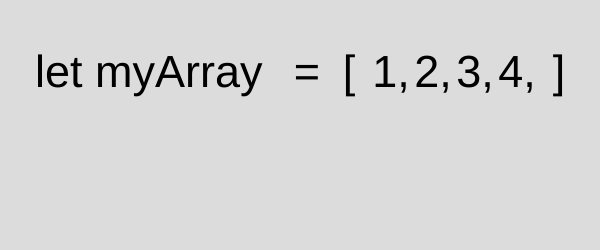
Frame 1 (no input)
Frame 60 (no input): identical to frame 1, image omitted
Frame 120 (the mouse pressed at the canvas centre since frame 60): identical to frame 1, image omitted

The p5.js sketch that drew this single still picture (run headless with seeded random() and noise() and a simulated clock; from frame 60 on, the mouse is pressed at the canvas centre):

// p5.js sketch
// ── sketch.js
let info = ["let myArray ", "=", "[", "1,", "2,", "3,", "4,", "]"];
let debug = false;
let info0 = "Create the variable myArray";
let info1 = "Assign the array [1, 2, 3, 4] to myArray";
let info2 = "Start the array";
let info3 = "The value of myArray[0] is 1";
let info4 = "The value of myArray[1] is 2";
let info5 = "The value of myArray[2] is 3";
let info6 = "The value of myArray[3] is 4";
let info7 = "End the array";
let colour

function setup() {
  createCanvas(600, 250);
  textAlign(CENTER, CENTER);
}

function draw() {
  background(220);

  if (debug) {
    rectMode(CENTER);
    noFill();
    stroke("red");
    rect(155, 75, 235, 50);
    for (let i = 1; i < info.length; i++) {
      square(i * 42 + 265, 75, 40);
    }
  }
  
  if (correctX(38, 272) && correctY()) {
    showExplanation(info0)
    colour = 'red'
  } else {
    colour = 'black'
  }
  drawText(info[0], colour, 155, 75)
  
  if (correctX(287, 327) && correctY()) {
    showExplanation(info1)
    colour = 'red'
  } else {
    colour = 'black'
  }
  drawText(info[1], colour, 307, 75)
  
  if (correctX(329, 369) && correctY()) {
    showExplanation(info2)
    colour = 'red'
  } else {
    colour = 'black'
  }
  drawText(info[2], colour, 349, 75)
  
  if (correctX(371, 411) && correctY()) {
    showExplanation(info3)
    colour = 'red'
  } else {
    colour = 'black'
  }
  drawText(info[3], colour, 391, 75)
  
  if (correctX(413, 453) && correctY()) {
    showExplanation(info4)
    colour = 'red'
  } else {
    colour = 'black'
  }
  drawText(info[4], colour, 433, 75)
  
  if (correctX(455, 495) && correctY()) {
    showExplanation(info5)
    colour = 'red'
  } else {
    colour = 'black'
  }
  drawText(info[5], colour, 475, 75)
  
  if (correctX(497, 537) && correctY()) {
    showExplanation(info6)
    colour = 'red'
  } else {
    colour = 'black'
  }
  drawText(info[6], colour, 517, 75)
  
  if (correctX(539, 579) && correctY()) {
    showExplanation(info7)
    colour = 'red'
  } else {
    colour = 'black'
  }
  drawText(info[7], colour, 559, 75)
}

function correctY() {
  return mouseY > 50 && mouseY < 100;
}

function correctX(x1, x2) {
  return mouseX > x1 && mouseX < x2
}

function showExplanation(words) {
  fill('blue')
  textSize(30)
  text(words, width/2, height - 75)
}

function drawText(words, colour, x, y) {
  textSize(45);
  fill(colour)
  text(words, x, y)
}
